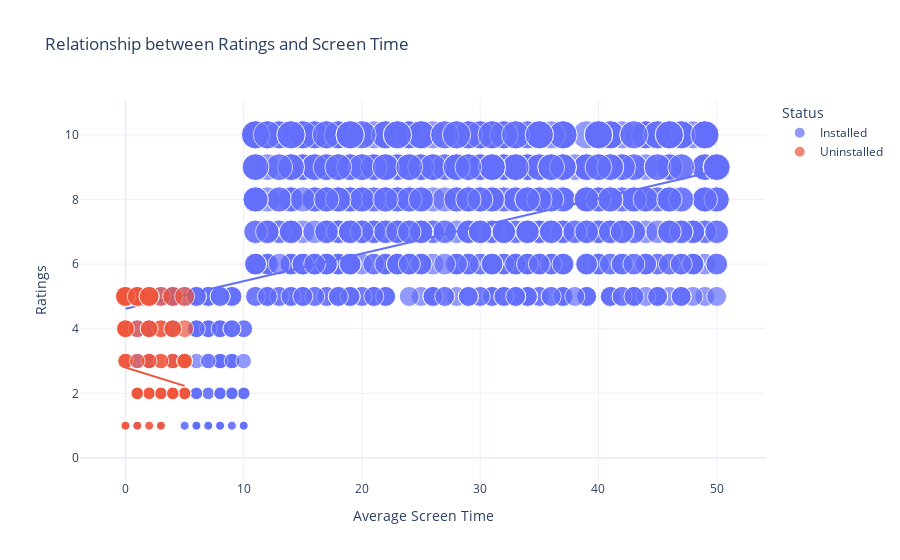

Source (notebook cell):
### Markdown cell above
# Now let's have a look at the relationship between the ratings given by users and the average screen time.

### Code cell
figure = px.scatter(data_frame=df, x="Average Screen Time",
                    y="Ratings",
                    size="Ratings",
                    color="Status",
                    title="Relationship between Ratings and Screen Time",
                    trendline="ols")

figure.show()

### Figure 1 — Plotly figure (JSON) as saved in the notebook; plotly's stock layout.template omitted (floating-point values rounded to 4 significant figures; data arrays with more than 128 entries replaced by an {"elided": "..."} marker saying what was removed)
{"data": [{"hovertemplate": "Status=Installed<br>Average Screen Time=%{x}<br>Ratings=%{marker.size}<extra></extra>", "legendgroup": "Installed", "marker": {"color": "#636efa", "size": {"elided": "916 int values"}, "sizemode": "area", "sizeref": 0.025, "symbol": "circle"}, "mode": "markers", "name": "Installed", "orientation": "v", "showlegend": true, "type": "scatter", "x": {"elided": "916 float values"}, "xaxis": "x", "y": {"elided": "916 int values"}, "yaxis": "y"}, {"hovertemplate": "<b>OLS trendline</b><br>Ratings = 0.0854571 * Average Screen Time + 4.6178<br>R<sup>2</sup>=0.204850<br><br>Status=Installed<br>Average Screen Time=%{x}<br>Ratings=%{y} <b>(trend)</b><extra></extra>", "legendgroup": "Installed", "marker": {"color": "#636efa", "symbol": "circle"}, "mode": "lines", "name": "Installed", "showlegend": false, "type": "scatter", "x": {"elided": "916 float values"}, "xaxis": "x", "y": {"elided": "916 float values"}, "yaxis": "y"}, {"hovertemplate": "Status=Uninstalled<br>Average Screen Time=%{x}<br>Ratings=%{marker.size}<extra></extra>", "legendgroup": "Uninstalled", "marker": {"color": "#EF553B", "size": [4, 1, 2, 5, 2, 3, 4, 5, 0, 4, 1, 0, 2, 2, 0, 2, 3, 3, 0, 1, 0, 4, 5, 4, 5, 0, 2, 4, 0, 1, 4, 4, 5, 0, 2, 3, 0, 3, 0, 2, 4, 0, 5, 5, 4, 2, 3, 2, 3, 0, 3, 5, 0, 2, 2, 3, 1, 5, 1, 2, 2, 1, 0, 5, 5, 4, 2, 2, 5, 2, 2, 2, 3, 1, 3, 3, 4, 4, 3, 1, 5, 3, 5], "sizemode": "area", "sizeref": 0.025, "symbol": "circle"}, "mode": "markers", "name": "Uninstalled", "orientation": "v", "showlegend": true, "type": "scatter", "x": [0.0, 1.0, 4.0, 3.0, 5.0, 5.0, 0.0, 1.0, 1.0, 3.0, 0.0, 3.0, 2.0, 1.0, 3.0, 3.0, 3.0, 4.0, 4.0, 1.0, 2.0, 0.0, 1.0, 3.0, 4.0, 3.0, 4.0, 0.0, 0.0, 2.0, 1.0, 5.0, 0.0, 5.0, 1.0, 4.0, 4.0, 0.0, 4.0, 5.0, 4.0, 0.0, 5.0, 0.0, 2.0, 2.0, 5.0, 5.0, 2.0, 1.0, 5.0, 0.0, 2.0, 1.0, 5.0, 0.0, 0.0, 1.0, 2.0, 3.0, 4.0, 3.0, 1.0, 0.0, 1.0, 0.0, 4.0, 2.0, 2.0, 3.0, 4.0, 1.0, 3.0, 3.0, 0.0, 5.0, 2.0, 4.0, 2.0, 0.0, 2.0, 1.0, 2.0], "xaxis": "x", "y": [4, 1, 2, 5, 2, 3, 4, 5, 0, 4, 1, 0, 2, 2, 0, 2, 3, 3, 0, 1, 0, 4, 5, 4, 5, 0, 2, 4, 0, 1, 4, 4, 5, 0, 2, 3, 0, 3, 0, 2, 4, 0, 5, 5, 4, 2, 3, 2, 3, 0, 3, 5, 0, 2, 2, 3, 1, 5, 1, 2, 2, 1, 0, 5, 5, 4, 2, 2, 5, 2, 2, 2, 3, 1, 3, 3, 4, 4, 3, 1, 5, 3, 5], "yaxis": "y"}, {"hovertemplate": "<b>OLS trendline</b><br>Ratings = -0.11416 * Average Screen Time + 2.80212<br>R<sup>2</sup>=0.013482<br><br>Status=Uninstalled<br>Average Screen Time=%{x}<br>Ratings=%{y} <b>(trend)</b><extra></extra>", "legendgroup": "Uninstalled", "marker": {"color": "#EF553B", "symbol": "circle"}, "mode": "lines", "name": "Uninstalled", "showlegend": false, "type": "scatter", "x": [0.0, 0.0, 0.0, 0.0, 0.0, 0.0, 0.0, 0.0, 0.0, 0.0, 0.0, 0.0, 0.0, 0.0, 0.0, 0.0, 0.0, 1.0, 1.0, 1.0, 1.0, 1.0, 1.0, 1.0, 1.0, 1.0, 1.0, 1.0, 1.0, 1.0, 1.0, 1.0, 2.0, 2.0, 2.0, 2.0, 2.0, 2.0, 2.0, 2.0, 2.0, 2.0, 2.0, 2.0, 2.0, 2.0, 3.0, 3.0, 3.0, 3.0, 3.0, 3.0, 3.0, 3.0, 3.0, 3.0, 3.0, 3.0, 3.0, 4.0, 4.0, 4.0, 4.0, 4.0, 4.0, 4.0, 4.0, 4.0, 4.0, 4.0, 4.0, 4.0, 5.0, 5.0, 5.0, 5.0, 5.0, 5.0, 5.0, 5.0, 5.0, 5.0, 5.0], "xaxis": "x", "y": [2.802, 2.802, 2.802, 2.802, 2.802, 2.802, 2.802, 2.802, 2.802, 2.802, 2.802, 2.802, 2.802, 2.802, 2.802, 2.802, 2.802, 2.688, 2.688, 2.688, 2.688, 2.688, 2.688, 2.688, 2.688, 2.688, 2.688, 2.688, 2.688, 2.688, 2.688, 2.688, 2.574, 2.574, 2.574, 2.574, 2.574, 2.574, 2.574, 2.574, 2.574, 2.574, 2.574, 2.574, 2.574, 2.574, 2.46, 2.46, 2.46, 2.46, 2.46, 2.46, 2.46, 2.46, 2.46, 2.46, 2.46, 2.46, 2.46, 2.345, 2.345, 2.345, 2.345, 2.345, 2.345, 2.345, 2.345, 2.345, 2.345, 2.345, 2.345, 2.345, 2.231, 2.231, 2.231, 2.231, 2.231, 2.231, 2.231, 2.231, 2.231, 2.231, 2.231], "yaxis": "y"}], "layout": {"legend": {"itemsizing": "constant", "title": {"text": "Status"}, "tracegroupgap": 0}, "title": {"text": "Relationship between Ratings and Screen Time"}, "xaxis": {"anchor": "y", "domain": [0, 1], "title": {"text": "Average Screen Time"}}, "yaxis": {"anchor": "x", "domain": [0, 1], "title": {"text": "Ratings"}}}}
